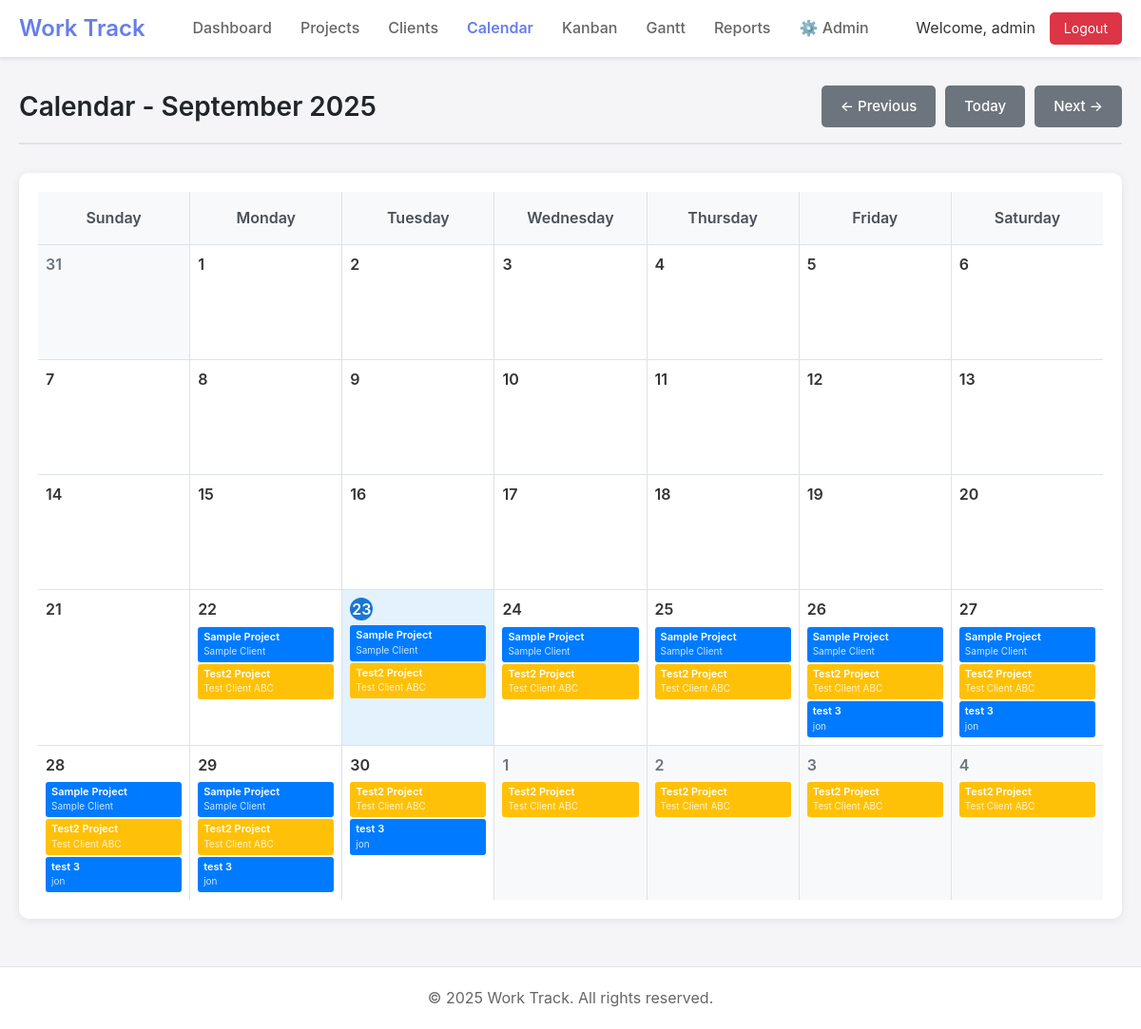
/calendar.php (signed in), run on the app's committed database.
### tables this page shows
CREATE TABLE projects (
    id INTEGER PRIMARY KEY AUTOINCREMENT,
    title TEXT NOT NULL,
    details TEXT,
    client_id INTEGER REFERENCES clients(id),
    start_date DATE,
    completion_date DATE,
    status_id INTEGER REFERENCES project_statuses(id),
    created_date DATETIME DEFAULT CURRENT_TIMESTAMP,
    fabric TEXT,
    created_by INTEGER REFERENCES users(id),
    updated_by INTEGER REFERENCES users(id),
    updated_at DATETIME DEFAULT CURRENT_TIMESTAMP,
    template_id INTEGER REFERENCES project_templates(id)
);

CREATE TABLE clients (
    id INTEGER PRIMARY KEY AUTOINCREMENT,
    name TEXT NOT NULL,
    address TEXT,
    phone TEXT,
    email TEXT,
    remarks TEXT,
    created_at DATETIME DEFAULT CURRENT_TIMESTAMP,
    updated_at DATETIME DEFAULT CURRENT_TIMESTAMP,
    created_by INTEGER REFERENCES users(id),
    updated_by INTEGER REFERENCES users(id)
);

### includes/db.php (called while the page is built, shortened)
<?php
class Database {
    private static $instance = null;
    private $conn;
    private function __construct() {
        try {
            $this->conn = new PDO('sqlite:' . DB_PATH);
            $this->conn->setAttribute(PDO::ATTR_ERRMODE, PDO::ERRMODE_EXCEPTION);
            $this->conn->setAttribute(PDO::ATTR_DEFAULT_FETCH_MODE, PDO::FETCH_ASSOC);
            $this->conn->exec('PRAGMA foreign_keys = ON');
        } catch (PDOException $e) {
            die("Connection failed: " . $e->getMessage());
        }
    }
    public static function getInstance() {
        if (!self::$instance) {
            self::$instance = new Database();
        }
        return self::$instance;
    }
    public function query($sql, $params = []) {
        try {
            $stmt = $this->conn->prepare($sql);
            $stmt->execute($params);
            return $stmt;
        } catch (PDOException $e) {
            if (DEBUG_MODE) {
                throw $e;
            }
            error_log($e->getMessage());
            return false;
        }
    }
    public function fetchAll($sql, $params = []) {
        $stmt = $this->query($sql, $params);
        return $stmt ? $stmt->fetchAll() : [];
    }
}
?>

### includes/models/Project.php (called while the page is built, shortened)
<?php
require_once dirname(__DIR__) . '/db.php';
class Project {
    private $db;
    public function __construct() {
        $this->db = Database::getInstance();
    }
    public function getCalendarData($startDate, $endDate) {
        return $this->db->fetchAll("
            SELECT p.id, p.title, p.start_date, p.completion_date,
                   c.name as client_name,
                   ps.name as status_name, ps.color as status_color
            FROM projects p
            LEFT JOIN clients c ON p.client_id = c.id
            LEFT JOIN project_statuses ps ON p.status_id = ps.id
            WHERE (p.start_date BETWEEN :start_date AND :end_date)
               OR (p.completion_date BETWEEN :start_date AND :end_date)
               OR (p.start_date <= :start_date AND p.completion_date >= :end_date)
            ORDER BY p.start_date ASC
        ", [
            'start_date' => $startDate,
            'end_date' => $endDate
        ]);
    }
}

### calendar.php (the view, shortened to what this page needs)
<?php
require_once 'includes/header.php';
require_once 'includes/models/Project.php';
$projectModel = new Project();
$currentMonth = $_GET['month'] ?? date('Y-m');
$monthStart = $currentMonth . '-01';
$monthEnd = date('Y-m-t', strtotime($monthStart));
$projects = $projectModel->getCalendarData($monthStart, $monthEnd);
$firstDay = new DateTime($monthStart);
$lastDay = new DateTime($monthEnd);
$startOfWeek = clone $firstDay;
$startOfWeek->modify('last sunday');
$endOfWeek = clone $lastDay;
$endOfWeek->modify('next saturday');
$calendarDays = [];
$current = clone $startOfWeek;
while ($current <= $endOfWeek) {
    $calendarDays[] = clone $current;
    $current->modify('+1 day');
}
$projectsByDate = [];
foreach ($projects as $project) {
    $startDate = $project['start_date'];
    $endDate = $project['completion_date'];
    if ($startDate) {
        $current = new DateTime($startDate);
        $end = $endDate ? new DateTime($endDate) : $current;
        while ($current <= $end) {
            $dateKey = $current->format('Y-m-d');
            if (!isset($projectsByDate[$dateKey])) {
                $projectsByDate[$dateKey] = [];
            }
            $projectsByDate[$dateKey][] = $project;
            $current->modify('+1 day');
        }
    }
}
$prevMonth = date('Y-m', strtotime($monthStart . ' -1 month'));
$nextMonth = date('Y-m', strtotime($monthStart . ' +1 month'));
?>
<div class="page-header">
    <h1 class="page-title">Calendar - <?php echo date('F Y', strtotime($monthStart)); ?></h1>
    <div class="page-actions">
        <a href="?month=<?php echo $prevMonth; ?>" class="btn btn-secondary">← Previous</a>
        <a href="calendar.php" class="btn btn-secondary">Today</a>
        <a href="?month=<?php echo $nextMonth; ?>" class="btn btn-secondary">Next →</a>
    </div>
</div>
<div class="calendar-container">
    <div class="calendar-grid">
        <div class="calendar-header">Sunday</div>
        <div class="calendar-header">Monday</div>
        <div class="calendar-header">Tuesday</div>
        <div class="calendar-header">Wednesday</div>
        <div class="calendar-header">Thursday</div>
        <div class="calendar-header">Friday</div>
        <div class="calendar-header">Saturday</div>
        <?php foreach ($calendarDays as $day):
            $dateKey = $day->format('Y-m-d');
            $dayProjects = $projectsByDate[$dateKey] ?? [];
            $isCurrentMonth = $day->format('Y-m') === $currentMonth;
            $isToday = $day->format('Y-m-d') === date('Y-m-d');
        ?>
            <div class="calendar-day <?php echo $isCurrentMonth ? 'current-month' : 'other-month'; ?> <?php echo $isToday ? 'today' : ''; ?>"
                 data-date="<?php echo $dateKey; ?>">
                <div class="day-number"><?php echo $day->format('j'); ?></div>
                <div class="day-projects">
                    <?php foreach (array_slice($dayProjects, 0, 3) as $project): ?>
                        <div class="project-card"
                             style="background: <?php echo $project['status_color']; ?>; color: white;"
                             data-project-id="<?php echo $project['id']; ?>"
                             draggable="true"
                             title="<?php echo htmlspecialchars($project['title'] . ' - ' . ($project['client_name'] ?? 'No client')); ?>">
                            <div class="project-title"><?php echo htmlspecialchars(substr($project['title'], 0, 20) . (strlen($project['title']) > 20 ? '...' : '')); ?></div>
                            <div class="project-client"><?php echo htmlspecialchars(substr($project['client_name'] ?? '', 0, 15)); ?></div>
                        </div>
                    <?php endforeach; ?>
                </div>
            </div>
        <?php endforeach; ?>
    </div>
</div>
<?php require_once 'includes/footer.php'; ?>

### public/css/style.css (style rules this page uses)
* { margin: 0; padding: 0; box-sizing: border-box; }
body { font-family: -apple-system, BlinkMacSystemFont, "Segoe UI", Roboto, "Helvetica Neue", Arial, sans-serif; background: #f5f5f7; color: #333; line-height: 1.6; }
.btn { padding: 10px 20px; border: none; border-radius: 5px; font-size: 15px; font-weight: 500; cursor: pointer; transition: all 0.3s; text-decoration: none; display: inline-block; }
.btn-secondary { background: #6c757d; color: white; }
.page-header { margin-bottom: 30px; padding-bottom: 15px; border-bottom: 2px solid #dee2e6; display: flex; justify-content: space-between; align-items: center; }
.page-title { font-size: 28px; font-weight: 600; color: #212529; }
.page-actions { display: flex; gap: 10px; }

### calendar.php (style rules this page uses)
.calendar-container { background: white; border-radius: 10px; padding: 20px; box-shadow: 0 2px 10px rgba(0,0,0,0.08); }
.calendar-grid { display: grid; grid-template-columns: repeat(7, 1fr); gap: 1px; background: #dee2e6; }
.calendar-header { background: #f8f9fa; padding: 15px; text-align: center; font-weight: 600; color: #495057; }
.calendar-day { background: white; min-height: 120px; padding: 8px; position: relative; transition: background-color 0.3s; }
.calendar-day.other-month { background: #f8f9fa; color: #6c757d; }
.calendar-day.today { background: #e3f2fd; }
.calendar-day.today .day-number { background: #1976d2; color: white; border-radius: 50%; width: 24px; height: 24px; display: flex; align-items: center; justify-content: center; font-weight: 600; }
.day-number { font-weight: 600; margin-bottom: 5px; }
.day-projects { display: flex; flex-direction: column; gap: 2px; }
.project-card { padding: 4px 6px; border-radius: 3px; font-size: 11px; cursor: pointer; transition: opacity 0.3s; }
.project-title { font-weight: 600; line-height: 1.2; }
.project-client { opacity: 0.8; font-size: 10px; }

### data on the page
projects: title "Sample Project", client.name "Sample Client"
projects: title "Test2 Project", client.name "Test Client ABC"
projects: title "test 3", client.name "jon"

### other printed values
SITE_NAME "Work Track"
Auth::getCurrentUsername() "admin"
$day->format('j') "31"
$day->format('j') "1"
$day->format('j') "2"
$day->format('j') "3"
$day->format('j') "4"
$day->format('j') "5"
$day->format('j') "6"
$day->format('j') "7"
$day->format('j') "8"
$day->format('j') "9"
$day->format('j') "10"
$day->format('j') "11"
$day->format('j') "12"
